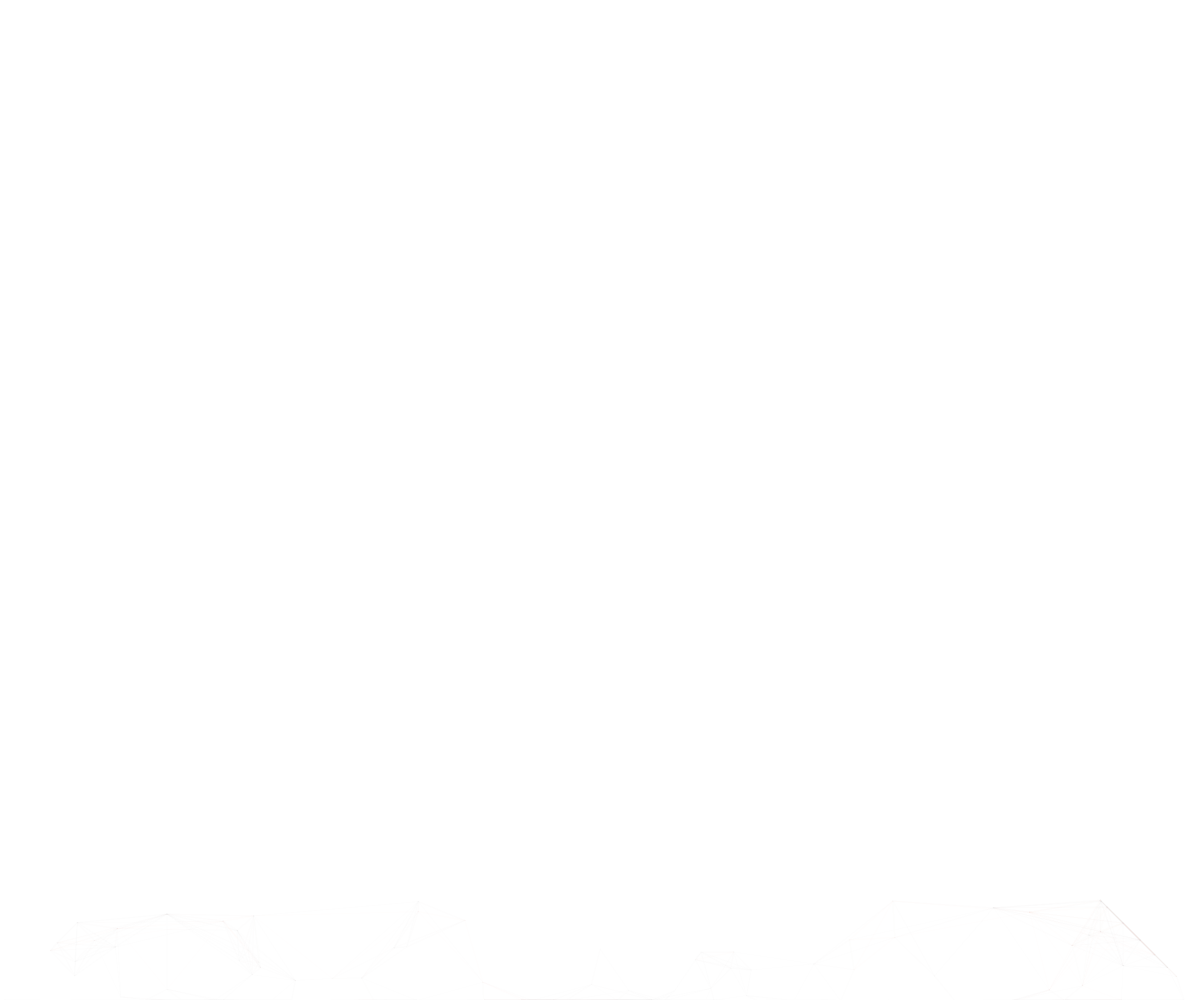
Frame 1 (no input)
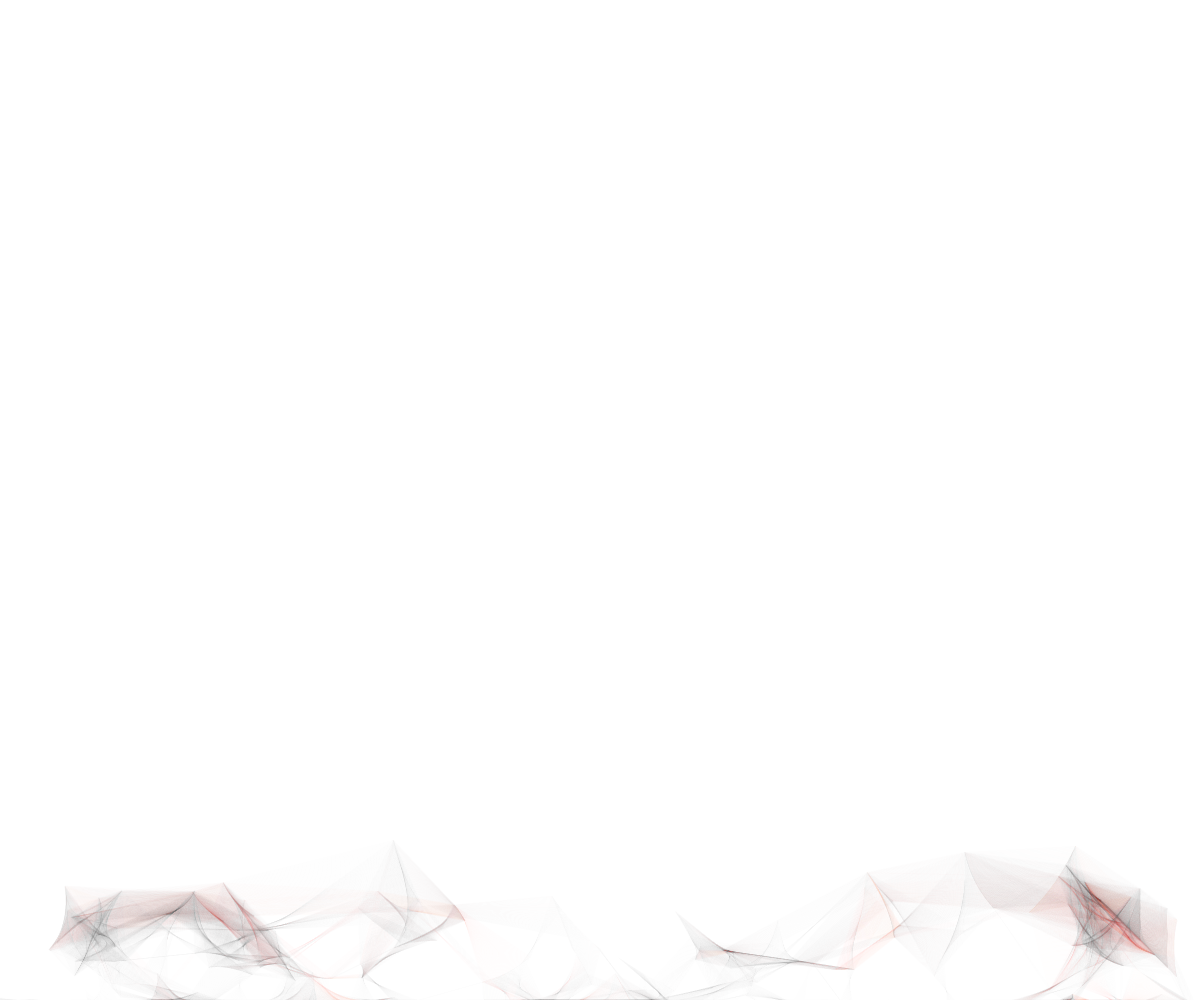
Frame 60 (no input)
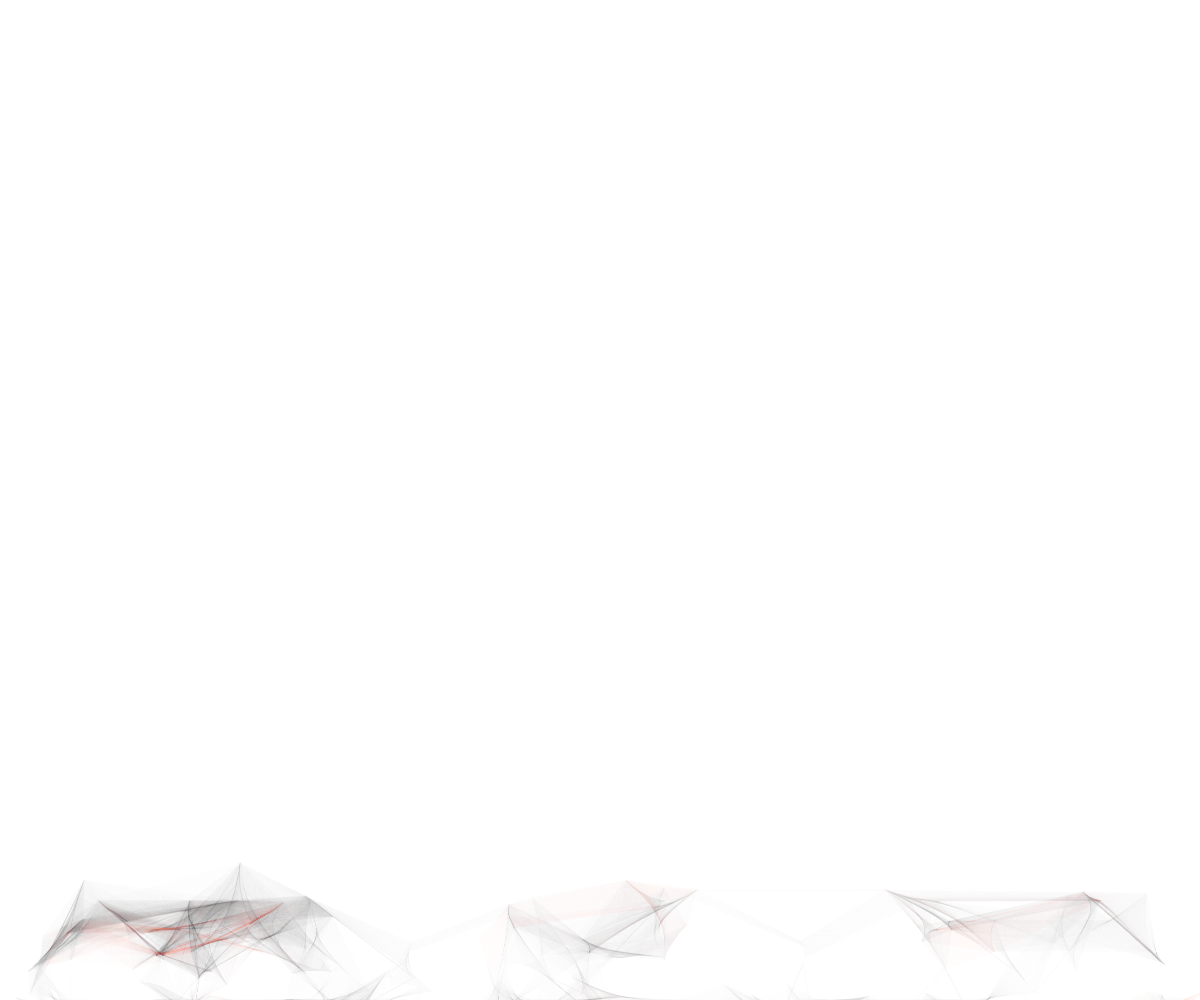
Frame 120 (the mouse pressed at the canvas centre since frame 60)

The p5.js sketch that drew these frames (run headless with seeded random() and noise() and a simulated clock; from frame 60 on, the mouse is pressed at the canvas centre):

// p5.js sketch
// ── sketch.js

/* Process4.reload() - Alessandro Valentino 2017
  Inspired by Process 4 by Casey Reas ( http://reas.com/compendium_text/ );
  The main modification is in the visualization:the distance
  between the centers controls the thickness of the line which is drawn, with color given by interpolating the
  colors of the two circles overlapping;
 */

var elements = [];
var tot = 120;


function setup() {
  createCanvas(windowWidth, windowHeight);
  init();

}

function draw() {

  //Do not clear the screen;
 // background(255);

  for (var i = 0 ; i < elements.length; i++){
    var el = elements[i];

    el.move();
  //  el.show();
    el.bounce();

  }

  // Checking overlaps

  for (var i = 0; i < elements.length; i++){
    var el = elements[i];
      for (var j = i + 1; j < elements.length; j++){
        var el2 = elements[j];
        el.onOverlap(el2);
    }
  }
}

function mousePressed(){
  init();
}

function init(){
	let padding = +0;
  clear();
  // Distribute the Elements randomly on a line ;
  elements = [];

  for (var  i = 0; i < tot; i++){
    var s = int(random(0, 2));
    var col = color(182 * s, 103 * s, 13 * s, 2); //Randomly choose between black and (182, 103, 13), with alpha equal to 2;

    elements.push( new Element(random(padding, width+padding),height, random(-100, 100), col));

  }
}


// Define the Element1 class

function Element(x, y, rad, col){
  var pos;
  var vel;
  var dir;
  var r;
  var color;


  this.pos = new p5.Vector(x, y);
  this.vel = new p5.Vector(random(-1, 1), random(0, 1));
  this.dir = this.vel.copy();
  this.r = rad;
  this.color = col;

  // Define movement: every Element moves on a straight line;

  this.move = function(){
    var mag = this.vel.mag(); //Keep track of the velocity;

    this.vel.x += (this.dir.x - this.vel.x) * 0.01;  //Slowly change the velocity vector
    this.vel.y += (this.dir.y - this.vel.y) * 0.01; //to agree with the new direction;
    this.vel.normalize();
    this.vel.mult(mag); //Each element will move with the same initial velocity;

    this.pos.add(this.vel);

  }

  //Define behaviour when the circles overlap

  this.onOverlap = function(other){
    var d = (this.pos.x - other.pos.x) * (this.pos.x - other.pos.x) + (this.pos.y - other.pos.y) * (this.pos.y - other.pos.y);

    //If touching, we change their direction

    if (d == (this.r + other.r) * (this.r + other.r)){
      this.dir.rotate(0.01 * 2 * PI);
      other.dir.rotate(0.01 * 2 * PI);
    }

    // If overlapping, they will move away from their centers;
    if (d < (this.r + other.r) * (this.r + other.r)){


      this.dir.x = this.pos.x - other.pos.x;
      this.dir.y = this.pos.y - other.pos.y;
      this.dir.normalize();

      //To avoid double counting, we change also the direction of the other Element

      other.dir = this.dir.copy();
      other.dir.mult(-1);

      this.visualize(other, d);
}

  }

  //Use this for debugging purpouses;

  this.show = function(){
    stroke(0,  255);
    ellipse(this.pos.x, this.pos.y, this.r * 2, this.r * 2);
    line(this.pos.x + this.dir.x * this.r, this.pos.y + this.dir.y * this.r, this.pos.x, this.pos.y);
  }

  // Check if the Element touches the edges, in which case it bounces back;

  this.bounce = function(){
    if (this.pos.x < this.r){
      this.pos.x = this.r;
      this.vel.x = -this.vel.x;

    }

    if (this.pos.x > width - this.r){
      this.pos.x = width - this.r;
      this.vel.x = -this.vel.x;

    }

    if (this.pos.y < this.r){
      this.pos.y = this.r;
      this.vel.y = -this.vel.y;

    }

    if (this.pos.y > height - this.r){
      this.pos.y = height - this.r;
      this.vel.y = -this.vel.y;

    }
  }

  /*Define visualization: draw a line between the centers when they overlap; the distance between
  the centers controls the thickness of the line;
  */

  this.visualize = function(other, d){
    var c = map(d, 0, (this.r + other.r) * (this.r + other.r), 1, 0.5);
    noFill();
    strokeWeight(c * 2);
    stroke(lerpColor(this.color, other.color, 0.5));
   line(this.pos.x, this.pos.y, other.pos.x, other.pos.y);


  }
}
